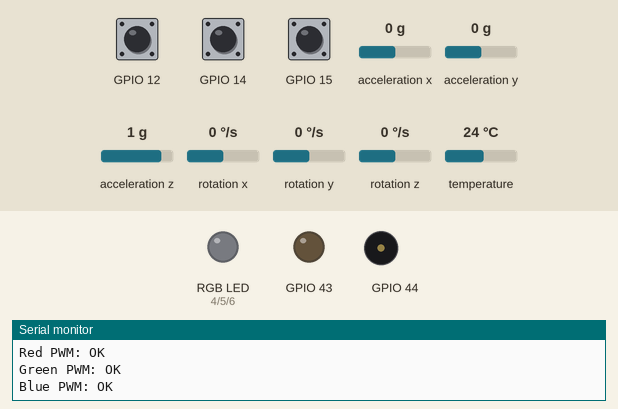
Recording of a sketch running on a simulated ESP32. Parts: an RGB LED mixed from three pins (HIGH = lit), output pins drawn as LEDs (lit = HIGH), buzzer (waves = sounding), the last lines printed to the serial monitor. The test bench sets the inputs (shaded band); at power-on: GPIO 15 HIGH, acceleration z 1 g, GPIO 12 HIGH, GPIO 14 HIGH, acceleration x 0 g, acceleration y 0 g, rotation x 0 °/s, rotation y 0 °/s, rotation z 0 °/s, temperature 24 °C.

Above: at 2.2 s.
2.3 s: GPIO 15 pulled LOW for 0.15 s
5.4 s: acceleration z set to 0.7 g
At 8.2 s:
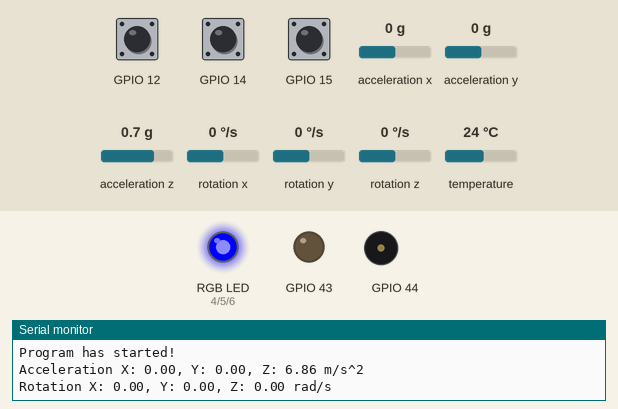
8.4 s: acceleration z set to 0.4 g
At 9.8 s:
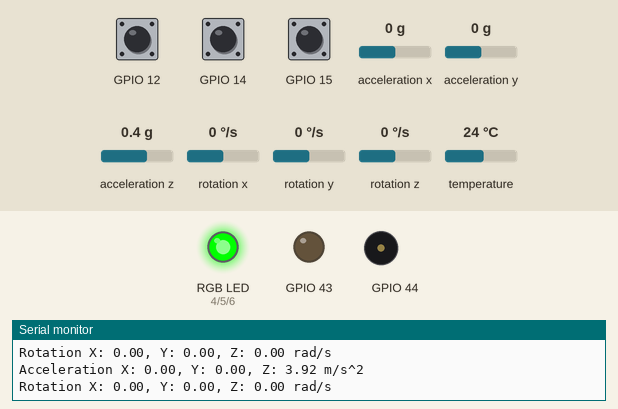
10.3 s: GPIO 12 pulled LOW for 0.15 s
At 11.17 s:
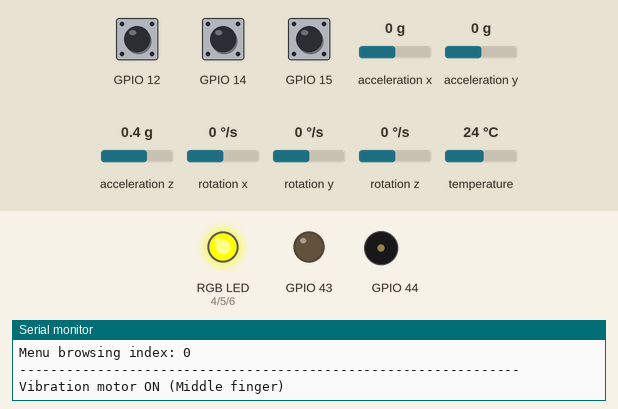
12.9 s: GPIO 15 pulled LOW for 1 s
16.9 s: GPIO 14 pulled LOW for 0.15 s
At 18.41 s:
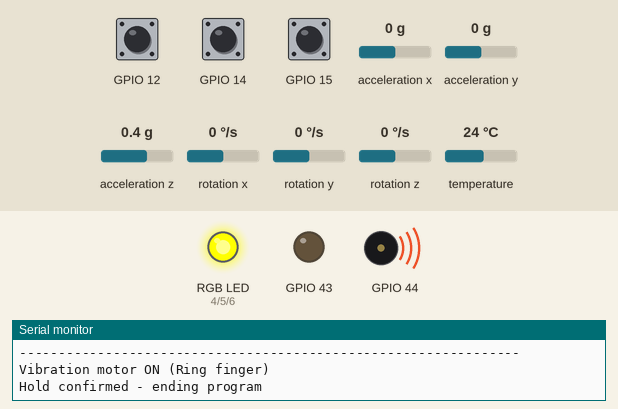
Timing chart, 0 to 20.1 s (numbered marks = the images above; inputs shaded):
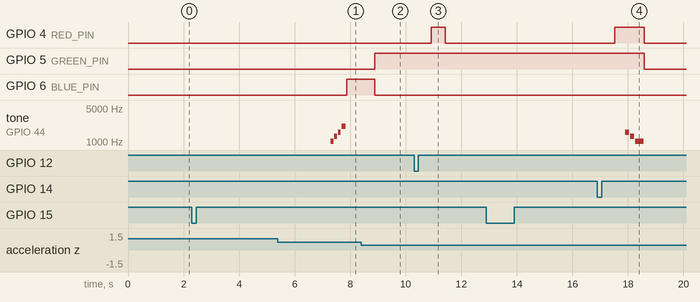

The sketch:

main_oop.ino
```cpp
#include "config.h"
#include "touchButton.h"
#include "singleHoldButton.h"
#include "vibrationMotor.h"
#include "rgbLed.h"
#include "passiveBuzzer.h"
#include "hallSensor.h"
#include "motionSensor.h"
#include "appStateMachine.h"

// =====================================================
// Global objects
// =====================================================
TouchButton indexButton(TOUCH_INDEX, TOUCH_THRESHOLD);
SingleHoldButton middleButton(TOUCH_MIDDLE, TOUCH_THRESHOLD, TOGGLE_HOLD_TIME_MS);
SingleHoldButton ringButton(TOUCH_RING, TOUCH_THRESHOLD, TOGGLE_HOLD_TIME_MS);

VibrationMotor motor(VIBRATION_MOTOR_PIN, MOTOR_RUN_TIME_MS);
RgbLed led(RED_PIN, GREEN_PIN, BLUE_PIN, LED_PWM_FREQUENCY, LED_PWM_RESOLUTION);
PassiveBuzzer buzzer(BUZZER_PIN, BUZZER_PWM_FREQUENCY, BUZZER_PWM_RESOLUTION);
HallSensor hall(HALL_DIGITAL_PIN, HALL_ANALOG_PIN);
MotionSensor motion;
AppStateMachine app;

bool programStarted = false; //Start program flag

bool indexMotorTrigger = false; //Flags to run motor for each finger touch
bool indexMotorRunning = false;
unsigned long indexMotorStart = 0;

bool middleMotorTrigger = false;
bool middleMotorRunning = false;
unsigned long middleMotorStart = 0;

bool ringMotorTrigger = false;
bool ringMotorRunning = false;
unsigned long ringMotorStart = 0;

bool isUpPressed = false; //used to send status to ultra96
bool isDownPressed = false;
bool isSelectPressed = false;

bool indexSelectFiredTouch = false;

bool isHallTriggered = false; //hall sensor state, sent to ultra96
bool hallFirstCheck = true;
bool prevHallState = false;
unsigned long hallLastPrintTime = 0;

// =====================================================
// Free-function ISRs (required - cannot be member functions)
// =====================================================
void IRAM_ATTR onIndexTouchIsr()  {
  indexButton.onIsr();
}
void IRAM_ATTR onMiddleTouchIsr() {
  middleButton.onIsr();
}
void IRAM_ATTR onRingTouchIsr()   {
  ringButton.onIsr();
}
void IRAM_ATTR onHallChangeIsr()  {
  hall.onIsr();
}

void handleIndexHoldToggle();
void checkSelectGesture();
void routeGestures();
void checkSimulatedModelResponse();
void runSensorCycle();
void checkHallStatusChange();
void initHardware();
void shutdownHardware();

// =====================================================
// setup / loop
// =====================================================
void setup() {
  Serial.begin(115200);
  delay(1000);

  Serial.println("Touch and hold index finger for 5 seconds to start...");

  indexButton.begin(onIndexTouchIsr);
  middleButton.begin(onMiddleTouchIsr);
  ringButton.begin(onRingTouchIsr);

  motor.begin();
  motor.registerRunningFlag(&indexMotorRunning);
  motor.registerRunningFlag(&middleMotorRunning);
  motor.registerRunningFlag(&ringMotorRunning);

  buzzer.begin();
  buzzer.off();

  led.begin();
  led.off();

}

void loop() {
  handleIndexHoldToggle();

  if (programStarted) {
    middleButton.update();
    ringButton.update();

    checkSelectGesture();
    routeGestures();
    checkSimulatedModelResponse();
    // checkHallStatusChange();

    motor.checkTrigger(middleMotorTrigger, middleMotorRunning, middleMotorStart, "Middle finger");
    motor.checkTrigger(ringMotorTrigger,   ringMotorRunning,   ringMotorStart,   "Ring finger");
    motor.checkTrigger(indexMotorTrigger,  indexMotorRunning,  indexMotorStart,  "Index finger");

    runSensorCycle();

    isUpPressed = false;
    isDownPressed = false;
    isSelectPressed = false;

  } else {
    middleButton.resetTouchState();
    ringButton.resetTouchState();
  }
}

// -------------------------------------------------
// Index: 5s hold-to-toggle start/stop
// -------------------------------------------------
void handleIndexHoldToggle() {
  indexButton.update();

  if (indexButton.isTouched() && indexButton.heldForMs() >= START_HOLD_TIME_MS) {
    indexButton.resetTouchState();
    programStarted = !programStarted;

    if (programStarted) {
      Serial.println("Hold confirmed - starting program");
      initHardware();
      buzzer.playStartSound();
    } else {
      Serial.println("Hold confirmed - ending program");
      buzzer.playEndSound();
      shutdownHardware();
    }
  }
}

// -------------------------------------------------
// Index 0.5s select / exit-browse gesture
// -------------------------------------------------
void checkSelectGesture() {
  if (app.current != STATE_BATTLE && app.current != STATE_EXPLORER) {
    indexSelectFiredTouch = false;
    return;
  }

  if (!indexButton.isTouched()) {
    indexSelectFiredTouch = false;  // reset once finger lifts
    return;
  }

  if (!indexSelectFiredTouch &&
      indexButton.heldForMs() >= SELECT_HOLD_TIME_MS &&
      indexButton.heldForMs() < START_HOLD_TIME_MS) {

    bool indexSelectTouched = app.handleIndexAction();
    if (indexSelectTouched) {
      indexSelectFiredTouch = true;
      indexMotorTrigger = true;
      if (app.current == STATE_BATTLE) {
        isSelectPressed = true;
      }
    }
  }
}

// -------------------------------------------------
// Middle -> cycle app state. Ring -> cycle browse target.
// -------------------------------------------------
void routeGestures() {
  if (middleButton.checkHoldConfirmed()) {
    middleMotorTrigger = true;
    app.cycleState();
    app.printAll();
  }

  if (ringButton.checkHoldConfirmed()) {
    ringMotorTrigger = true;
    app.cycleRing();
    app.printAll();
  }
}

// -------------------------------------------------
// SIMULATED model response for Battle/Explorer sub-mode
// switching. Type 'p'/'i'/'n' + Enter in Serial Monitor.
// -------------------------------------------------
void checkSimulatedModelResponse() {
  if (app.current != STATE_EXPLORER && app.current != STATE_BATTLE) {
    while (Serial.available()) {
      Serial.read();
    }
    return;
  }
  if (Serial.available()) {
    char c = Serial.read();
    if (c == 'p' || c == 'P' || c == 'i' || c == 'I' || c == 'n' || c == 'N') {
      app.applySimulatedReach(c);
      app.printAll();
    }
  }
}

// -------------------------------------------------
// Main sensing cycle: MPU6050 motion + hall sensor
// Runs every loop() while programStarted == true.
// -------------------------------------------------
void runSensorCycle() {
  static unsigned long lastSensorRead = 0;
  const unsigned long SENSOR_INTERVAL_MS = 500;

  unsigned long now = millis();
  if (now - lastSensorRead < SENSOR_INTERVAL_MS) return;
  lastSensorRead = now;

  sensors_event_t a, g, temp;
  motion.read(a, g, temp);   // reads AND buffers internally

  if (motion.hasSignificantChange()) {
    motion.printLatest();     // swap this for actual transmit (BLE/WiFi) later
    motion.markTransmitted();
  }


  bool aboveThreshold = (a.acceleration.z > ACCEL_THRESHOLD);
  if (aboveThreshold) {
    // buzzer.on(BUZZER_PWM_FREQUENCY);
    led.green();
    // Serial.println("STATUS: TRIGGERED - Buzzer ON, LED GREEN");
  } else {
    // buzzer.off();
    led.red();
    // Serial.println("STATUS: NORMAL - Buzzer OFF, LED RED");
  }


  // Serial.println("----------------------------------------------------------------");
  // hall.printStatus();
  // Serial.println("----------------------------------------------------------------");
  // app.printAll();
  // Serial.println("----------------------------------------------------------------");
}


void checkHallStatusChange() {
  if (indexMotorRunning || middleMotorRunning || ringMotorRunning) {
    return; // skip hall check while motor is running - avoid false trigger from motor's own field/noise
  }

  const unsigned long MIN_PRINT_INTERVAL_MS = 200;

  isHallTriggered = (hall.state() == 0);

  bool stateChanged = (prevHallState != isHallTriggered);

  if ((hallFirstCheck || stateChanged) &&
      (millis() - hallLastPrintTime >= MIN_PRINT_INTERVAL_MS)) {
    hall.printStatus();
    hallLastPrintTime = millis();
    hallFirstCheck = false;
  }

  prevHallState = isHallTriggered;
}
// -------------------------------------------------
// Hardware init / shutdown, called on index 5s toggle
// -------------------------------------------------
void initHardware() {


  motor.stopAll();
  indexMotorRunning = middleMotorRunning = ringMotorRunning = false;

  // hall.begin(onHallChangeIsr);
  motion.begin();

  Serial.println("Program has started!");
}

void shutdownHardware() {
  motor.stopAll();
  indexMotorRunning = middleMotorRunning = ringMotorRunning = false;
  indexMotorTrigger = middleMotorTrigger = ringMotorTrigger = false;

  led.off();
  buzzer.off();
  // hall.end();

  middleButton.resetTouchState();
  ringButton.resetTouchState();
  indexButton.resetTouchState();
  indexSelectFiredTouch = false;

  app.reset();

  isUpPressed = isDownPressed = isSelectPressed = false;
  // isHallTriggered = false;
  // hallFirstCheck = true;
  // prevHallState = false;

  Serial.println("Program stopped. Hardware shut down. All state reset to initial.");
}
```

appStateMachine.cpp
```cpp
#include "appStateMachine.h"

const char* AppStateMachine::stateToString(AppState s) {
  switch (s) {
    case STATE_EXPLORER: return "EXPLORER";
    case STATE_BATTLE:   return "BATTLE";
    case STATE_MENU:     return "MENU";
    default:             return "UNKNOWN";
  }
}

const char* AppStateMachine::subModeToString(BrowseSubMode m) {
  switch (m) {
    case BROWSE_NORMAL:  return "NORMAL";
    case BROWSE_POKEMON: return "POKEMON";
    case BROWSE_ITEM:    return "ITEM";
    default:             return "UNKNOWN";
  }
}

void AppStateMachine::cycleState() {
  AppState previous = current;
  switch (current) {

    case STATE_EXPLORER:
      current = STATE_BATTLE;
      battleSubMode = BROWSE_NORMAL; //reset battle submode
      break;
    case STATE_BATTLE:
      current = STATE_MENU;
      break;
    case STATE_MENU:
      current = STATE_EXPLORER;
      explorerSubMode = BROWSE_NORMAL; //reset Explorer submode
      break;
  }
  Serial.print("State: ");
  Serial.print(stateToString(previous));
  Serial.print(" -> ");
  Serial.println(stateToString(current));
}

void AppStateMachine::cycleRing() {

  if (current == STATE_EXPLORER) { // Currently in EXPLORER STATE
    switch (explorerSubMode) {
      case BROWSE_NORMAL:
        explorerNormalOptionIndex = (explorerNormalOptionIndex + 1) % EXPLORER_NORMAL_OPTION_COUNT;
        Serial.print("Explorer (normal): option -> "); //does nothing, simulates different moves in explorer mode
        Serial.println(explorerNormalOptionIndex);
        break;
      case BROWSE_POKEMON:
        battlePokemonIndex = (battlePokemonIndex + 1) % POKEMON_COUNT;
        Serial.print("Explorer (browsing Pokemon, no select): -> ");
        Serial.println(battlePokemonIndex);
        break;
      case BROWSE_ITEM:
        battleItemIndex = (battleItemIndex + 1) % ITEM_COUNT;
        Serial.print("Explorer (browsing Item, no select): -> ");
        Serial.println(battleItemIndex);
        break;
    }

  } else if (current == STATE_BATTLE) { //Currently in BATTLE state
    switch (battleSubMode) {
      case BROWSE_NORMAL:
        battleMoveIndex = (battleMoveIndex + 1) % MOVE_COUNT;
        Serial.print("Battle (normal): Move option -> "); //does nothing, simulates different move in Battle mode
        Serial.println(battleMoveIndex);
        break;
      case BROWSE_POKEMON:
        battlePokemonIndex = (battlePokemonIndex + 1) % POKEMON_COUNT;
        Serial.print("Battle (Pokemon select): option -> ");
        Serial.println(battlePokemonIndex);
        break;
      case BROWSE_ITEM:
        battleItemIndex = (battleItemIndex + 1) % ITEM_COUNT;
        Serial.print("Battle (Item select): option -> ");
        Serial.println(battleItemIndex);
        break;
    }
  } else if (current == STATE_MENU) { // Currently in MENU state
    menuOptionIndex = (menuOptionIndex + 1) % MENU_OPTION_COUNT;
    Serial.print("Menu: settings option -> ");
    Serial.println(menuOptionIndex);
  }
}

bool AppStateMachine::handleIndexAction() { //Go back to normal state after pressing index button
  if (current == STATE_EXPLORER) {
    if (explorerSubMode != BROWSE_NORMAL) {
      explorerSubMode = BROWSE_NORMAL;
      Serial.println("Explorer: exiting browse -> back to normal mode");
      return true;
    }
    return false;
  }

  if (current == STATE_BATTLE && battleSubMode != BROWSE_NORMAL) {
    switch (battleSubMode) {
      case BROWSE_POKEMON:
        Serial.print("SELECT -> Pokemon ");
        Serial.println(battlePokemonIndex);
        break;
      case BROWSE_ITEM:
        Serial.print("SELECT -> Item ");
        Serial.println(battleItemIndex);
        break;
      default:
        break;
    }
    battleSubMode = BROWSE_NORMAL;
    Serial.println("Returning to normal battle mode");
    return true;
  }
  return false;
}

void AppStateMachine::applySimulatedReach(char c) {
  if (current != STATE_EXPLORER && current != STATE_BATTLE) return;

  BrowseSubMode &active = (current == STATE_EXPLORER) ? explorerSubMode : battleSubMode;
  const char* label = (current == STATE_EXPLORER) ? "Explorer" : "Battle";

  if (c == 'p' || c == 'P') {
    active = BROWSE_POKEMON;
    Serial.print("[SIMULATED MODEL] back pocket reach -> ");
    Serial.print(label); Serial.println(": Pokemon mode");
  } else if (c == 'i' || c == 'I') {
    active = BROWSE_ITEM;
    Serial.print("[SIMULATED MODEL] front pocket reach -> ");
    Serial.print(label); Serial.println(": Item mode");
  } else if (c == 'n' || c == 'N') {
    active = BROWSE_NORMAL;
    Serial.print("[SIMULATED MODEL] returning to normal -> ");
    Serial.println(label);
  }
}

void AppStateMachine::printAll() const {
  Serial.println("----------------------------------------------------------------");
  Serial.print("Current State: ");
  Serial.println(stateToString(current));
  Serial.print("Battle sub mode: ");
  Serial.println(subModeToString(battleSubMode));
  if (battleSubMode == BROWSE_NORMAL) {
    Serial.print("Battle move index: ");
    Serial.println(battleMoveIndex);
  }
  Serial.print("Explorer sub mode: ");
  Serial.println(subModeToString(explorerSubMode));
  if (explorerSubMode == BROWSE_NORMAL) {
    Serial.print("Explorer normal browsing index: ");
    Serial.println(explorerNormalOptionIndex);
  }
  Serial.print("Pokemon browsing index: ");
  Serial.println(battlePokemonIndex);
  Serial.print("Item browsing index: ");
  Serial.println(battleItemIndex);
  Serial.print("Menu browsing index: ");
  Serial.println(menuOptionIndex);
  Serial.println("----------------------------------------------------------------");
}

void AppStateMachine::reset() {
  current = STATE_EXPLORER;
  battleSubMode = BROWSE_NORMAL;
  explorerSubMode = BROWSE_NORMAL;
  battleMoveIndex = 0;
  battlePokemonIndex = 0;
  battleItemIndex = 0;
  explorerNormalOptionIndex = 0;
  menuOptionIndex = 0;
}
```

appStateMachine.h
```cpp
#ifndef APP_STATE_MACHINE_H
#define APP_STATE_MACHINE_H

#include <Arduino.h>

// =====================================================
// AppStateMachine: owns currentState, both sub-modes,
// and all browse/cycle indices. Provides state-transition
// and reset methods so this logic lives in one place.
// =====================================================
enum AppState { STATE_EXPLORER, STATE_BATTLE, STATE_MENU };
enum BrowseSubMode { BROWSE_NORMAL, BROWSE_POKEMON, BROWSE_ITEM };

class AppStateMachine {
  public:
    static const int MOVE_COUNT = 4;
    static const int POKEMON_COUNT = 6;
    static const int ITEM_COUNT = 4;
    static const int MENU_OPTION_COUNT = 3;
    static const int EXPLORER_NORMAL_OPTION_COUNT = 3;

    AppState current = STATE_EXPLORER;
    BrowseSubMode battleSubMode = BROWSE_NORMAL;
    BrowseSubMode explorerSubMode = BROWSE_NORMAL;

    int battleMoveIndex = 0;
    int battlePokemonIndex = 0;
    int battleItemIndex = 0;
    int explorerNormalOptionIndex = 0;
    int menuOptionIndex = 0;

    static const char* stateToString(AppState s);
    static const char* subModeToString(BrowseSubMode m);

    // Middle finger: cycles Explorer -> Battle -> Menu -> Explorer.
    void cycleState();

    // Ring finger: cycles the browse target for whichever
    // state/sub-mode is currently active.
    void cycleRing();

    // Index finger select/exit. Returns true if a select/exit
    // actually happened (caller uses this to trigger haptics).
    bool handleIndexAction();

    void applySimulatedReach(char c);

    void printAll() const;

    void reset();
};

#endif // APP_STATE_MACHINE_H
```

motionSensor.h
```cpp
#ifndef MOTION_SENSOR_H
#define MOTION_SENSOR_H

#include <Arduino.h>
#include <Adafruit_MPU6050.h>
#include <Adafruit_Sensor.h>

// =====================================================
// Tunable thresholds - start here, adjust after testing
// while the wearable is stationary vs. mid-gesture.
// =====================================================
#define IMU_BUFFER_SIZE          20      // ~10s of history at 500ms/sample
#define IMU_ACCEL_DELTA_THRESHOLD 1.5f   // m/s^2
#define IMU_GYRO_DELTA_THRESHOLD  0.5f   // rad/s

struct ImuSample {
  float ax, ay, az;
  float gx, gy, gz;
  unsigned long timestamp;
};

class MotionSensor {
  public:
    bool begin();

    // Reads raw sensor event AND pushes a snapshot into the ring buffer.
    // Also updates the internal "significant change" flag.
    void read(sensors_event_t &a, sensors_event_t &g, sensors_event_t &temp);

    // True if the most recently read() sample differs from the
    // last-transmitted sample by more than the configured thresholds.
    bool hasSignificantChange() const;

    // Call after you've actually transmitted/used a sample, so future
    // comparisons are measured against this new baseline.
    void markTransmitted();

    // Access to the ring buffer, e.g. for dumping trailing history
    // around a detected gesture event.
    const ImuSample& bufferAt(int indexFromOldest) const;
    int bufferCount() const { return count_; }
    const ImuSample& latest() const;

    void printLatest() const;

  private:
    Adafruit_MPU6050 mpu_;

    ImuSample buffer_[IMU_BUFFER_SIZE];
    int head_ = 0;
    int count_ = 0;

    ImuSample lastTransmitted_ = {0, 0, 0, 0, 0, 0, 0};
    bool hasTransmittedOnce_ = false;
    bool significantChange_ = false;

    void pushSample(const ImuSample &s);
    bool isSignificantChange(const ImuSample &current, const ImuSample &prev) const;
};

#endif
```

Source omitted: motionSensor.cpp (2742 bytes), passiveBuzzer.cpp (1134 bytes), passiveBuzzer.h (537 bytes), rgbLed.cpp (1079 bytes), rgbLed.h (595 bytes), singleHoldButton.cpp (503 bytes), singleHoldButton.h (835 bytes), touchButton.cpp (1114 bytes), touchButton.h (1192 bytes), vibrationMotor.cpp (1534 bytes), vibrationMotor.h (1353 bytes), config.h (1449 bytes) and 2 more

Measured:
- the behaviour switches between 0.6 and 0.5 g on acceleration z (found by bisection; images 1 and 2)
- after the input at 8.4 s, GPIO 5 (GREEN_PIN): LOW → HIGH after 0.48 s; GPIO 6 (BLUE_PIN): HIGH → LOW after 0.48 s
- after the input at 10.3 s, GPIO 4 (RED_PIN): LOW → HIGH after 0.63 s, → LOW 0.50 s later
- after the input at 16.9 s, GPIO 4 (RED_PIN): LOW → HIGH after 0.63 s, → LOW 1.1 s later
- by itself, tone on GPIO 44: plays 1568 Hz for 0.15 s, 1319 Hz for 0.15 s, 1047 Hz for 0.30 s
